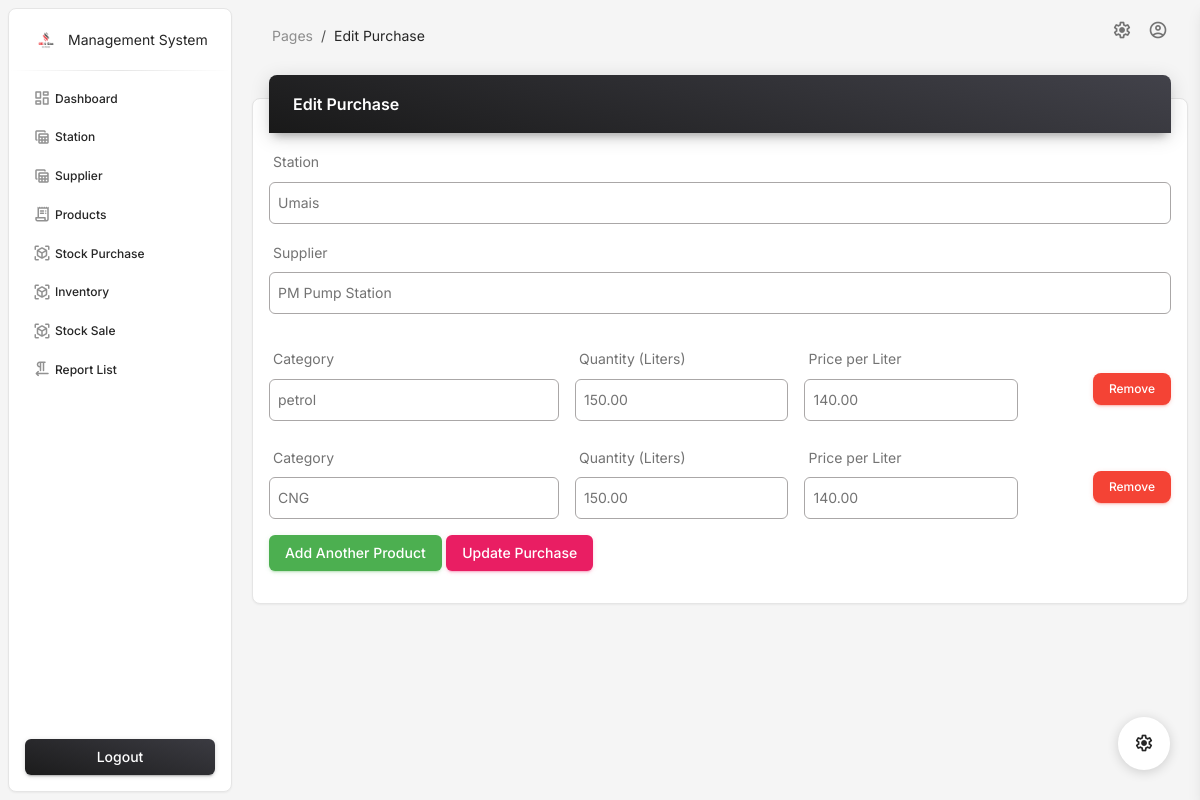
Screenshot of /edit-purchase/1/ with the database file from the repository.
### app/models.py (models this page shows, shortened)
class Purchase(models.Model):
    station = models.ForeignKey(Station, on_delete=models.CASCADE, related_name='purchases')
    supplier = models.ForeignKey(Supplier, on_delete=models.SET_NULL, null=True, blank=True, related_name='purchases')
    total_cost = models.DecimalField(max_digits=10, decimal_places=2, editable=False)
    purchase_date = models.DateTimeField(auto_now_add=True)

class Station(models.Model):
    name = models.CharField(max_length=100)
    location = models.CharField(max_length=255)
    capacity = models.DecimalField(max_digits=10, decimal_places=2)  # Fuel capacity in liters
    contact_number = models.CharField(max_length=20)
    is_active = models.BooleanField(default=True)  # For soft delete

class Supplier(models.Model):
    name = models.CharField(max_length=100)
    contact_number = models.CharField(max_length=20)
    address = models.CharField(max_length=255, blank=True, null=True)
    stations = models.ManyToManyField(Station, related_name='suppliers')  # Station-Supplier relationship

class PurchaseItem(models.Model):
    purchase = models.ForeignKey(Purchase, related_name='items', on_delete=models.CASCADE)
    category = models.ForeignKey(Product, on_delete=models.CASCADE, related_name='purchase_items')
    quantity_purchased = models.DecimalField(max_digits=10, decimal_places=2)  # Quantity purchased in liters
    price_per_liter = models.DecimalField(max_digits=10, decimal_places=2)
    total_cost = models.DecimalField(max_digits=10, decimal_places=2)

class Product(models.Model):
    name = models.CharField(max_length=50)
    price_per_liter = models.DecimalField(max_digits=10, decimal_places=2)
    unit = models.CharField(max_length=10, default="liters")  # Unit of measurement
    description = models.TextField(blank=True, null=True)

### app/views.py (the view, shortened to what this page needs)
# urls.py: path('edit-purchase/<int:purchase_id>/', edit_purchase, name='edit_purchase'),
def edit_purchase(request, purchase_id):
    purchase = Purchase.objects.get(id=purchase_id)
    stations = Station.objects.all()
    categories = Product.objects.all()
    suppliers = Supplier.objects.all()
    return render(request, 'purchase/edit_purchase.html', {
        'purchase': purchase,
        'stations': stations,
        'categories': categories,
        'suppliers': suppliers
    })

### templates/purchase/edit_purchase.html (shortened to what this page needs)
{% extends "base.html" %}
{% block page %}Edit Purchase{% endblock page %}
{% block main %}
<div class="container-fluid py-2">
    <div class="row">
        <div class="col-12">
            <div class="card my-4">
                <div class="card-header p-0 bg-gradient-dark shadow-dark border-radius-lg pt-3 pb-3 d-flex justify-content-between align-items-center position-relative mt-n4 mx-3 z-index-2">
                    <div>
                        <h6 class="text-white text-capitalize ps-4 mb-0">Edit Purchase</h6>
                    </div>
                </div>
                <div class="card-body">
                    <form method="POST" action="{% url 'edit_purchase' purchase.id %}">
                        <div class="mb-3">
                            <label for="station" class="form-label">Station</label>
                            <select class="form-control p-2" id="station" name="station" required>
                                {% for station in stations %}
                                    <option value="{{ station.id }}" {% if station.id == purchase.station.id %}selected{% endif %}>
                                        {{ station.name }}
                                    </option>
                                {% endfor %}
                            </select>
                        </div>
                        <div class="mb-3">
                            <label for="supplier" class="form-label">Supplier</label>
                            <select class="form-control p-2" id="supplier" name="supplier" required>
                                {% for supplier in suppliers %}
                                    <option value="{{ supplier.id }}" {% if supplier.id == purchase.supplier.id %}selected{% endif %}>
                                        {{ supplier.name }}
                                    </option>
                                {% endfor %}
                            </select>
                        </div>
                        <div id="product-list">
                            {% for item in purchase.items.all %}
                            <div class="product-row row g-3 mt-2 align-items-end">
                                <div class="col-md-4">
                                    <label for="category_{{ forloop.counter }}" class="form-label">Category</label>
                                    <select class="form-control p-2" id="category_{{ forloop.counter }}" name="categories" required>
                                        {% for category in categories %}
                                            <option value="{{ category.id }}" {% if category.id == item.category.id %}selected{% endif %}>
                                                {{ category.name }}
                                            </option>
                                        {% endfor %}
                                    </select>
                                </div>
                                <div class="col-md-3">
                                    <label for="quantity_{{ forloop.counter }}" class="form-label">Quantity (Liters)</label>
                                    <input type="number" class="form-control p-2" id="quantity_{{ forloop.counter }}" name="quantities"
                                        value="{{ item.quantity_purchased }}" required step="0.01">
                                </div>
                                <div class="col-md-3">
                                    <label for="price_{{ forloop.counter }}" class="form-label">Price per Liter</label>
                                    <input type="number" class="form-control p-2" id="price_{{ forloop.counter }}" name="prices"
                                        value="{{ item.price_per_liter }}" required step="0.01">
                                </div>
                                <div class="col-md-2 text-end">
                                    <button type="button" class="btn btn-danger btn-sm remove-product-row">Remove</button>
                                </div>
                            </div>
                            {% endfor %}
                        </div>
                        <button type="button" class="btn btn-success mt-3" id="add-product">Add Another Product</button>
                        <button type="submit" class="btn btn-primary mt-3">Update Purchase</button>
                    </form>
                </div>
            </div>
        </div>
    </div>
</div>
{% endblock main %}

### rows the page displays
Purchase: station "Umais", supplier "PM Pump Station"
PurchaseItem: categories "petrol", quantities "150.00", prices "140.00"
PurchaseItem: categories "CNG", quantities "150.00", prices "140.00"
